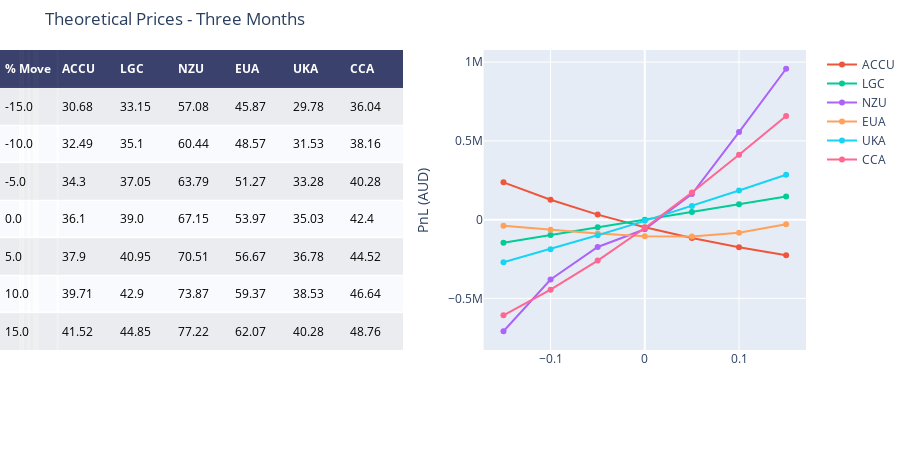

Notebook source saved alongside this figure:
### Code cell
price_ranges, price_returns, price_pnls = create_returns(three_months)

fig = ff.create_table(price_ranges,height_constant=50)

for i in mkts:
    #fig.add_trace(go.Scatter(x=fig_daily.Sigma, y=fig_daily[i], name=i, xaxis='x2', yaxis='y2'))
    fig.add_trace(go.Scatter(x = price_returns, y=price_pnls[i], name=i, xaxis='x2', yaxis='y2'))
    fig.update_xaxes(tickvals=[-0.15,-0.10,-0.5,0,0.5,0.10,0.15])
    
fig.update_layout(
    title_text = 'Theoretical Prices - Three Months',
    margin = {'t':50, 'b':100},
    xaxis = {'domain': [0, .5]},
    xaxis2 = {'domain': [0.6, 1.],'title':''},
    yaxis2 = {'anchor': 'x2', 'title': 'PnL (AUD)'}
)

fig.show()

### Figure 1 — Plotly figure (JSON) as saved in the notebook; plotly's stock layout.template omitted (floating-point values rounded to 4 significant figures)
{"data": [{"colorscale": [[0, "#00083e"], [0.5, "#ededee"], [1, "#ffffff"]], "hoverinfo": "none", "opacity": 0.75, "showscale": false, "type": "heatmap", "z": [[0, 0, 0, 0, 0, 0, 0], [0.5, 0.5, 0.5, 0.5, 0.5, 0.5, 0.5], [1, 1, 1, 1, 1, 1, 1], [0.5, 0.5, 0.5, 0.5, 0.5, 0.5, 0.5], [1, 1, 1, 1, 1, 1, 1], [0.5, 0.5, 0.5, 0.5, 0.5, 0.5, 0.5], [1, 1, 1, 1, 1, 1, 1], [0.5, 0.5, 0.5, 0.5, 0.5, 0.5, 0.5]]}, {"name": "ACCU", "type": "scatter", "x": [-0.15, -0.1, -0.05, 0, 0.05, 0.1, 0.15], "xaxis": "x2", "y": [236900.0, 126700.0, 31840.0, -48810.0, -117200.0, -175600.0, -226200.0], "yaxis": "y2"}, {"name": "LGC", "type": "scatter", "x": [-0.15, -0.1, -0.05, 0, 0.05, 0.1, 0.15], "xaxis": "x2", "y": [-146250, -97500, -48750, 0, 48750, 97500, 146250], "yaxis": "y2"}, {"name": "NZU", "type": "scatter", "x": [-0.15, -0.1, -0.05, 0, 0.05, 0.1, 0.15], "xaxis": "x2", "y": [-708700.0, -380100.0, -173700.0, -61410.0, 162700.0, 556000.0, 958000.0], "yaxis": "y2"}, {"name": "EUA", "type": "scatter", "x": [-0.15, -0.1, -0.05, 0, 0.05, 0.1, 0.15], "xaxis": "x2", "y": [-38150.0, -63760.0, -88440.0, -105500.0, -106500.0, -82830.0, -29580.0], "yaxis": "y2"}, {"name": "UKA", "type": "scatter", "x": [-0.15, -0.1, -0.05, 0, 0.05, 0.1, 0.15], "xaxis": "x2", "y": [-271100.0, -187500.0, -99580.0, -7824.0, 87220.0, 185000.0, 284900.0], "yaxis": "y2"}, {"name": "CCA", "type": "scatter", "x": [-0.15, -0.1, -0.05, 0, 0.05, 0.1, 0.15], "xaxis": "x2", "y": [-607800.0, -444600.0, -259900.0, -53300.0, 172200.0, 411400.0, 657400.0], "yaxis": "y2"}], "layout": {"annotations": [{"align": "left", "font": {"color": "#ffffff"}, "showarrow": false, "text": "<b>% Move</b>", "x": -0.45, "xanchor": "left", "xref": "x", "y": 0, "yref": "y"}, {"align": "left", "font": {"color": "#ffffff"}, "showarrow": false, "text": "<b>ACCU</b>", "x": 0.55, "xanchor": "left", "xref": "x", "y": 0, "yref": "y"}, {"align": "left", "font": {"color": "#ffffff"}, "showarrow": false, "text": "<b>LGC</b>", "x": 1.55, "xanchor": "left", "xref": "x", "y": 0, "yref": "y"}, {"align": "left", "font": {"color": "#ffffff"}, "showarrow": false, "text": "<b>NZU</b>", "x": 2.55, "xanchor": "left", "xref": "x", "y": 0, "yref": "y"}, {"align": "left", "font": {"color": "#ffffff"}, "showarrow": false, "text": "<b>EUA</b>", "x": 3.55, "xanchor": "left", "xref": "x", "y": 0, "yref": "y"}, {"align": "left", "font": {"color": "#ffffff"}, "showarrow": false, "text": "<b>UKA</b>", "x": 4.55, "xanchor": "left", "xref": "x", "y": 0, "yref": "y"}, {"align": "left", "font": {"color": "#ffffff"}, "showarrow": false, "text": "<b>CCA</b>", "x": 5.55, "xanchor": "left", "xref": "x", "y": 0, "yref": "y"}, {"align": "left", "font": {"color": "#000000"}, "showarrow": false, "text": "-15.0", "x": -0.45, "xanchor": "left", "xref": "x", "y": 1, "yref": "y"}, {"align": "left", "font": {"color": "#000000"}, "showarrow": false, "text": "30.68", "x": 0.55, "xanchor": "left", "xref": "x", "y": 1, "yref": "y"}, {"align": "left", "font": {"color": "#000000"}, "showarrow": false, "text": "33.15", "x": 1.55, "xanchor": "left", "xref": "x", "y": 1, "yref": "y"}, {"align": "left", "font": {"color": "#000000"}, "showarrow": false, "text": "57.08", "x": 2.55, "xanchor": "left", "xref": "x", "y": 1, "yref": "y"}, {"align": "left", "font": {"color": "#000000"}, "showarrow": false, "text": "45.87", "x": 3.55, "xanchor": "left", "xref": "x", "y": 1, "yref": "y"}, {"align": "left", "font": {"color": "#000000"}, "showarrow": false, "text": "29.78", "x": 4.55, "xanchor": "left", "xref": "x", "y": 1, "yref": "y"}, {"align": "left", "font": {"color": "#000000"}, "showarrow": false, "text": "36.04", "x": 5.55, "xanchor": "left", "xref": "x", "y": 1, "yref": "y"}, {"align": "left", "font": {"color": "#000000"}, "showarrow": false, "text": "-10.0", "x": -0.45, "xanchor": "left", "xref": "x", "y": 2, "yref": "y"}, {"align": "left", "font": {"color": "#000000"}, "showarrow": false, "text": "32.49", "x": 0.55, "xanchor": "left", "xref": "x", "y": 2, "yref": "y"}, {"align": "left", "font": {"color": "#000000"}, "showarrow": false, "text": "35.1", "x": 1.55, "xanchor": "left", "xref": "x", "y": 2, "yref": "y"}, {"align": "left", "font": {"color": "#000000"}, "showarrow": false, "text": "60.44", "x": 2.55, "xanchor": "left", "xref": "x", "y": 2, "yref": "y"}, {"align": "left", "font": {"color": "#000000"}, "showarrow": false, "text": "48.57", "x": 3.55, "xanchor": "left", "xref": "x", "y": 2, "yref": "y"}, {"align": "left", "font": {"color": "#000000"}, "showarrow": false, "text": "31.53", "x": 4.55, "xanchor": "left", "xref": "x", "y": 2, "yref": "y"}, {"align": "left", "font": {"color": "#000000"}, "showarrow": false, "text": "38.16", "x": 5.55, "xanchor": "left", "xref": "x", "y": 2, "yref": "y"}, {"align": "left", "font": {"color": "#000000"}, "showarrow": false, "text": "-5.0", "x": -0.45, "xanchor": "left", "xref": "x", "y": 3, "yref": "y"}, {"align": "left", "font": {"color": "#000000"}, "showarrow": false, "text": "34.3", "x": 0.55, "xanchor": "left", "xref": "x", "y": 3, "yref": "y"}, {"align": "left", "font": {"color": "#000000"}, "showarrow": false, "text": "37.05", "x": 1.55, "xanchor": "left", "xref": "x", "y": 3, "yref": "y"}, {"align": "left", "font": {"color": "#000000"}, "showarrow": false, "text": "63.79", "x": 2.55, "xanchor": "left", "xref": "x", "y": 3, "yref": "y"}, {"align": "left", "font": {"color": "#000000"}, "showarrow": false, "text": "51.27", "x": 3.55, "xanchor": "left", "xref": "x", "y": 3, "yref": "y"}, {"align": "left", "font": {"color": "#000000"}, "showarrow": false, "text": "33.28", "x": 4.55, "xanchor": "left", "xref": "x", "y": 3, "yref": "y"}, {"align": "left", "font": {"color": "#000000"}, "showarrow": false, "text": "40.28", "x": 5.55, "xanchor": "left", "xref": "x", "y": 3, "yref": "y"}, {"align": "left", "font": {"color": "#000000"}, "showarrow": false, "text": "0.0", "x": -0.45, "xanchor": "left", "xref": "x", "y": 4, "yref": "y"}, {"align": "left", "font": {"color": "#000000"}, "showarrow": false, "text": "36.1", "x": 0.55, "xanchor": "left", "xref": "x", "y": 4, "yref": "y"}, {"align": "left", "font": {"color": "#000000"}, "showarrow": false, "text": "39.0", "x": 1.55, "xanchor": "left", "xref": "x", "y": 4, "yref": "y"}, {"align": "left", "font": {"color": "#000000"}, "showarrow": false, "text": "67.15", "x": 2.55, "xanchor": "left", "xref": "x", "y": 4, "yref": "y"}, {"align": "left", "font": {"color": "#000000"}, "showarrow": false, "text": "53.97", "x": 3.55, "xanchor": "left", "xref": "x", "y": 4, "yref": "y"}, {"align": "left", "font": {"color": "#000000"}, "showarrow": false, "text": "35.03", "x": 4.55, "xanchor": "left", "xref": "x", "y": 4, "yref": "y"}, {"align": "left", "font": {"color": "#000000"}, "showarrow": false, "text": "42.4", "x": 5.55, "xanchor": "left", "xref": "x", "y": 4, "yref": "y"}, {"align": "left", "font": {"color": "#000000"}, "showarrow": false, "text": "5.0", "x": -0.45, "xanchor": "left", "xref": "x", "y": 5, "yref": "y"}, {"align": "left", "font": {"color": "#000000"}, "showarrow": false, "text": "37.9", "x": 0.55, "xanchor": "left", "xref": "x", "y": 5, "yref": "y"}, {"align": "left", "font": {"color": "#000000"}, "showarrow": false, "text": "40.95", "x": 1.55, "xanchor": "left", "xref": "x", "y": 5, "yref": "y"}, {"align": "left", "font": {"color": "#000000"}, "showarrow": false, "text": "70.51", "x": 2.55, "xanchor": "left", "xref": "x", "y": 5, "yref": "y"}, {"align": "left", "font": {"color": "#000000"}, "showarrow": false, "text": "56.67", "x": 3.55, "xanchor": "left", "xref": "x", "y": 5, "yref": "y"}, {"align": "left", "font": {"color": "#000000"}, "showarrow": false, "text": "36.78", "x": 4.55, "xanchor": "left", "xref": "x", "y": 5, "yref": "y"}, {"align": "left", "font": {"color": "#000000"}, "showarrow": false, "text": "44.52", "x": 5.55, "xanchor": "left", "xref": "x", "y": 5, "yref": "y"}, {"align": "left", "font": {"color": "#000000"}, "showarrow": false, "text": "10.0", "x": -0.45, "xanchor": "left", "xref": "x", "y": 6, "yref": "y"}, {"align": "left", "font": {"color": "#000000"}, "showarrow": false, "text": "39.71", "x": 0.55, "xanchor": "left", "xref": "x", "y": 6, "yref": "y"}, {"align": "left", "font": {"color": "#000000"}, "showarrow": false, "text": "42.9", "x": 1.55, "xanchor": "left", "xref": "x", "y": 6, "yref": "y"}, {"align": "left", "font": {"color": "#000000"}, "showarrow": false, "text": "73.87", "x": 2.55, "xanchor": "left", "xref": "x", "y": 6, "yref": "y"}, {"align": "left", "font": {"color": "#000000"}, "showarrow": false, "text": "59.37", "x": 3.55, "xanchor": "left", "xref": "x", "y": 6, "yref": "y"}, {"align": "left", "font": {"color": "#000000"}, "showarrow": false, "text": "38.53", "x": 4.55, "xanchor": "left", "xref": "x", "y": 6, "yref": "y"}, {"align": "left", "font": {"color": "#000000"}, "showarrow": false, "text": "46.64", "x": 5.55, "xanchor": "left", "xref": "x", "y": 6, "yref": "y"}, {"align": "left", "font": {"color": "#000000"}, "showarrow": false, "text": "15.0", "x": -0.45, "xanchor": "left", "xref": "x", "y": 7, "yref": "y"}, {"align": "left", "font": {"color": "#000000"}, "showarrow": false, "text": "41.52", "x": 0.55, "xanchor": "left", "xref": "x", "y": 7, "yref": "y"}, {"align": "left", "font": {"color": "#000000"}, "showarrow": false, "text": "44.85", "x": 1.55, "xanchor": "left", "xref": "x", "y": 7, "yref": "y"}, {"align": "left", "font": {"color": "#000000"}, "showarrow": false, "text": "77.22", "x": 2.55, "xanchor": "left", "xref": "x", "y": 7, "yref": "y"}, {"align": "left", "font": {"color": "#000000"}, "showarrow": false, "text": "62.07", "x": 3.55, "xanchor": "left", "xref": "x", "y": 7, "yref": "y"}, {"align": "left", "font": {"color": "#000000"}, "showarrow": false, "text": "40.28", "x": 4.55, "xanchor": "left", "xref": "x", "y": 7, "yref": "y"}, {"align": "left", "font": {"color": "#000000"}, "showarrow": false, "text": "48.76", "x": 5.55, "xanchor": "left", "xref": "x", "y": 7, "yref": "y"}], "height": 450, "margin": {"b": 100, "l": 0, "r": 0, "t": 50}, "title": {"text": "Theoretical Prices - Three Months"}, "xaxis": {"domain": [0, 0.5], "dtick": 1, "gridwidth": 2, "showticklabels": false, "tick0": -0.5, "ticks": "", "tickvals": [-0.15, -0.1, -0.5, 0, 0.5, 0.1, 0.15], "zeroline": false}, "xaxis2": {"domain": [0.6, 1], "title": {"text": ""}}, "yaxis": {"autorange": "reversed", "dtick": 1, "gridwidth": 2, "showticklabels": false, "tick0": 0.5, "ticks": "", "zeroline": false}, "yaxis2": {"anchor": "x2", "title": {"text": "PnL (AUD)"}}}}
